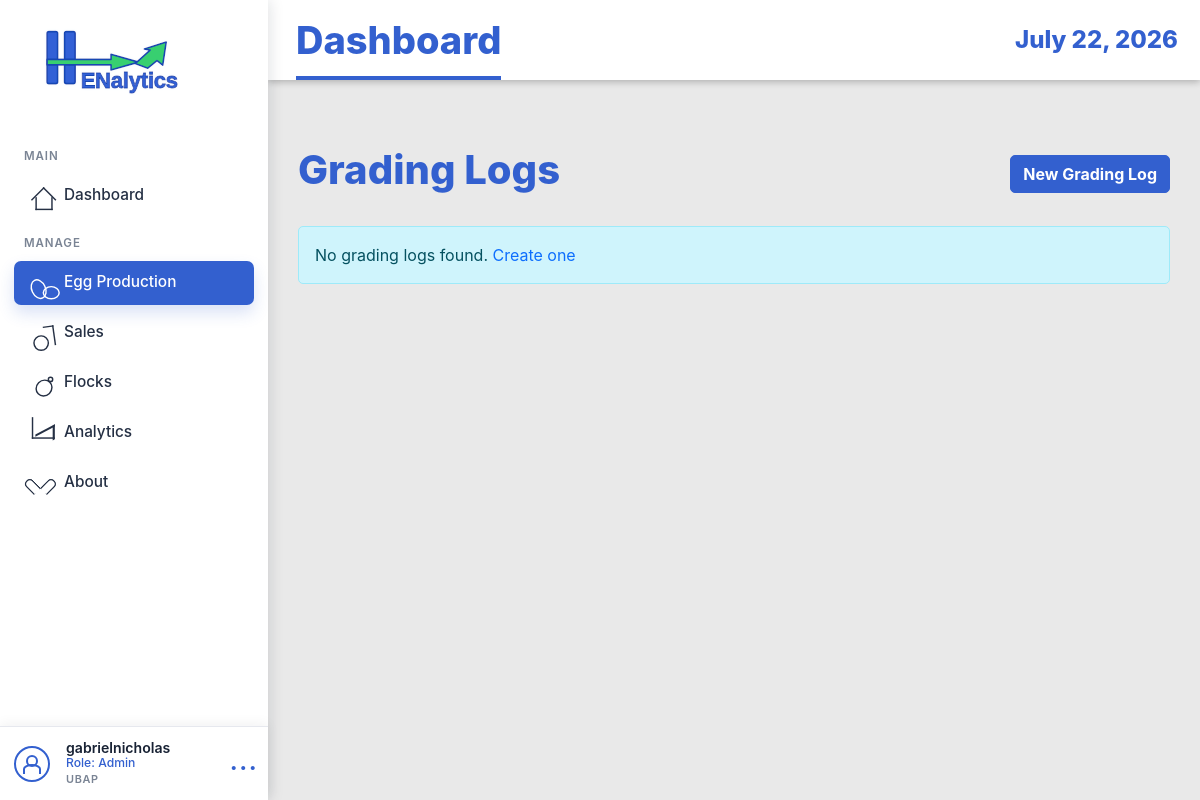
The app's page /grading-logs/ (signed in), older data.
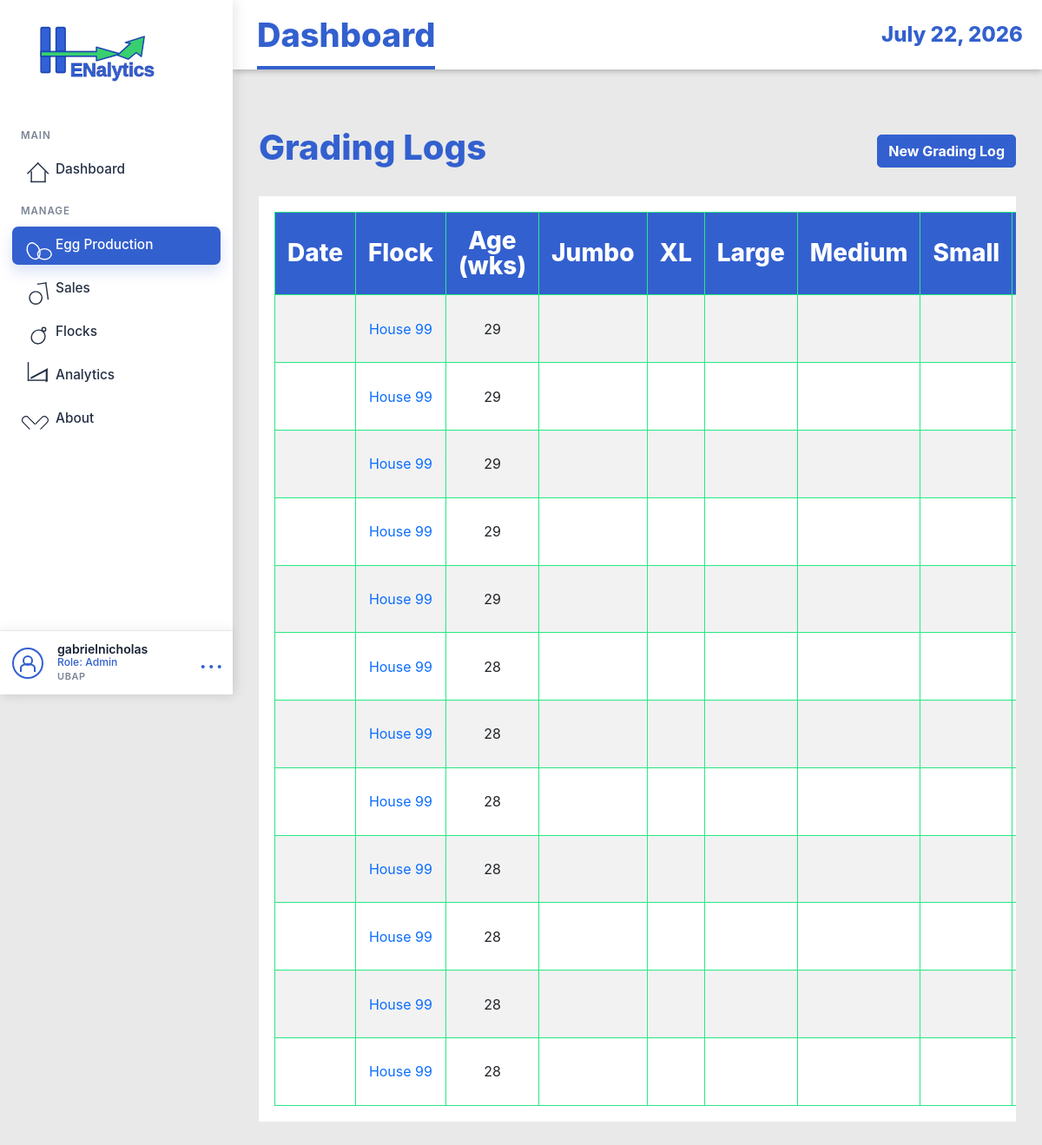
The same page, newer data.
### EggProduction/models.py (models this page shows, shortened)
class GradingLog(models.Model):
    flock = models.ForeignKey(Flock, on_delete=models.CASCADE, related_name='grading_logs')
    log_date = models.DateField()
    age_weeks = models.IntegerField(validators=[MinValueValidator(0)])
    eggs_total = models.IntegerField(validators=[MinValueValidator(0)])
    eggs_aa = models.IntegerField(validators=[MinValueValidator(0)], default=0)
    eggs_a = models.IntegerField(validators=[MinValueValidator(0)], default=0)
    eggs_b = models.IntegerField(validators=[MinValueValidator(0)], default=0)
    eggs_small = models.IntegerField(validators=[MinValueValidator(0)], default=0)
    eggs_broken = models.IntegerField(validators=[MinValueValidator(0)], default=0)
    eggs_decode = models.IntegerField(validators=[MinValueValidator(0)], default=0)
    eggs_source = models.CharField(max_length=100, blank=True, null=True)
    created_at = models.DateTimeField(auto_now_add=True)
    updated_at = models.DateTimeField(auto_now=True)
    class Meta:
        ordering = ['-log_date']
        unique_together = ('flock', 'log_date')

class Flock(models.Model):
    STATUS_CHOICES = (
        ('active', 'Active'),
        ('inactive', 'Inactive'),
        ('culled', 'Culled'),
    )
    house_no = models.IntegerField()
    breed_strain = models.CharField(max_length=100)
    date_started = models.DateField()
    initial_hen_count = models.IntegerField(validators=[MinValueValidator(1)])
    status = models.CharField(max_length=20, choices=STATUS_CHOICES, default='active')
    notes = models.TextField(blank=True, null=True)
    created_at = models.DateTimeField(auto_now_add=True)
    updated_at = models.DateTimeField(auto_now=True)
    class Meta:
        ordering = ['-date_started']
        unique_together = ['house_no', 'date_started']

### EggProduction/views.py (the view)
# urls.py: path('grading-logs/', views.GradingLogListView.as_view(), name='grading-log-list'),
class GradingLogListView(StaffAccessMixin, ListView):
    model = GradingLog
    template_name = 'egg_production/grading_log_list.html'
    context_object_name = 'grading_logs'
    paginate_by = 15
    ordering = ['-log_date']
    def get_queryset(self):
        qs = super().get_queryset().select_related('flock')
        flock_id = self.request.GET.get('flock_id')
        if flock_id:
            qs = qs.filter(flock_id=flock_id)
        return qs

### EggProduction/views.py (called while the page is built)
    def test_func(self):
        user = self.request.user
        try:
            profile = UserProfile.objects.get(user=user)
            return profile.role in ['staff', 'admin', 'manager']
        except UserProfile.DoesNotExist:
            return user.is_staff or user.is_superuser

### EggProduction/templates/egg_production/grading_log_list.html (shortened to what this page needs)
{% extends 'base.html' %}
{% load static %}
{% block content %}
<div class="container mt-4">
    <div class="d-flex justify-content-between align-items-center mb-4">
        <h1>Grading Logs</h1>
        {% if perms.eggproduction.add_gradinglog or user.is_staff %}
        <a href="{% url 'eggproduction:grading-log-create' %}" class="btn btn-primary">New Grading Log</a>
        {% endif %}
    </div>
    {% if grading_logs %}
    <div class="table-responsive">
        <table class="table table-striped table-hover">
            <thead class="table-dark">
                <tr>
                    <th>Date</th>
                    <th>Flock</th>
                    <th>Age (wks)</th>
                    <th>Jumbo</th>
                    <th>XL</th>
                    <th>Large</th>
                    <th>Medium</th>
                    <th>Small</th>
                    <th>Pullets</th>
                </tr>
            </thead>
            <tbody>
                {% for log in grading_logs %}
                <tr>
                    <td>{{ log.grading_date|date:"Y-m-d" }}</td>
                    <td><a href="{% url 'eggproduction:flock-detail' log.flock.pk %}">House {{ log.flock.house_no }}</a>
                    </td>
                    <td>{{ log.age_weeks }}</td>
                    <td>{{ log.grade_jumbo }}</td>
                    <td>{{ log.grade_extra_large }}</td>
                    <td>{{ log.grade_large }}</td>
                    <td>{{ log.grade_medium }}</td>
                    <td>{{ log.grade_small }}</td>
                    <td>{{ log.grade_pullets }}</td>
                </tr>
                {% endfor %}
            </tbody>
        </table>
    </div>
    {% else %}
    <div class="alert alert-info">No grading logs found. <a href="{% url 'eggproduction:grading-log-create' %}">Create
            one</a></div>
    {% endif %}
</div>
{% endblock %}

### EggProduction/templates/base.html (shortened to what the changed rows need)
{% load static %}
<!DOCTYPE html>
<html lang="en">
<head>
    <link href="https://cdn.jsdelivr.net/npm/bootstrap@5.3.0/dist/css/bootstrap.min.css" rel="stylesheet">
    <link rel="stylesheet" href="https://cdn.datatables.net/1.13.8/css/jquery.dataTables.min.css">
    <link rel="stylesheet" href="https://cdn.datatables.net/buttons/2.4.2/css/buttons.dataTables.min.css">
    <link rel="stylesheet" href="{% static 'EggProduction/css/style.css' %}">
</head>
<body class="{% if request.user.is_authenticated %}app-body{% else %}auth-body{% endif %}">
    {% if request.user.is_authenticated %}
    <div class="app-shell">
        <aside class="app-sidebar">
            <a href="{% url 'eggproduction:dashboard' %}" class="brand-lockup">
                <img src="{% static 'EggProduction/img/logo.svg' %}" alt="Henalytics">
            </a>
            <nav class="side-nav" aria-label="Main navigation">
                <div class="nav-section-label">MAIN</div>
                <a href="{% url 'eggproduction:dashboard' %}"
                    class="side-link {% if request.resolver_match.url_name == 'dashboard' %}active{% endif %}">
                    <span class="side-icon icon-home"></span>
                    <span>Dashboard</span>
                </a>
                <div class="nav-section-label">MANAGE</div>
                <a href="{% url 'eggproduction:production-log-list' %}"
                    class="side-link {% if 'production-log' in request.resolver_match.url_name or 'grading-log' in request.resolver_match.url_name %}active{% endif %}">
                    <span class="side-icon icon-eggs"></span>
                    <span>Egg Production</span>
                </a>
                <a href="{% url 'eggproduction:sales-transaction-list' %}"
                    class="side-link {% if 'sales-transaction' in request.resolver_match.url_name or 'sales-item' in request.resolver_match.url_name %}active{% endif %}">
                    <span class="side-icon icon-sales"></span>
                    <span>Sales</span>
                </a>
                <a href="{% url 'eggproduction:flock-list' %}"
                    class="side-link {% if 'flock' in request.resolver_match.url_name %}active{% endif %}">
                    <span class="side-icon icon-flock"></span>
                    <span>Flocks</span>
                </a>
                <a href="{% url 'eggproduction:harvest-forecast-list' %}"
                    class="side-link {% if 'forecast' in request.resolver_match.url_name or 'model-version' in request.resolver_match.url_name %}active{% endif %}">
                    <span class="side-icon icon-chart"></span>
                    <span>Analytics</span>
                </a>
                <a href="{% url 'index' %}"
                    class="side-link {% if request.resolver_match.url_name == 'index' %}active{% endif %}">
                    <span class="side-icon icon-heart"></span>
                    <span>About</span>
                </a>
            </nav>
            <div class="sidebar-account">
                <div class="account-avatar"></div>
                <div class="account-copy">
                    <div class="account-name">{{ request.user.get_full_name|default:request.user.username }}</div>
                    <div class="account-role">
                        Role:
                        {% if request.user.is_superuser %}
                        Admin
                        {% elif request.user.userprofile.display_role %}
                        {{ request.user.userprofile.display_role }}
                        {% else %}
                        Staff
                        {% endif %}
                    </div>
                    <div class="account-meta">UBAP</div>
                </div>
                <form method="post" action="{% url 'logout' %}" class="account-menu">
                    <button type="submit" aria-label="Logout">...</button>
                </form>
            </div>
        </aside>
        <section class="app-panel">
            <header class="app-topbar">
                <h1>{% block page_title %}Dashboard{% endblock %}</h1>
                <time>{% now "F j, Y" %}</time>
            </header>
            <main class="app-content">
                {% else %}
                <main>
                    {% endif %}
                    {% block content %}{% endblock %}
                    {% if request.user.is_authenticated %}
                </main>
        </section>
    </div>
    {% else %}
    </main>
    {% endif %}
</body>
</html>

Row changes from the older to the newer data that the page shows:
added GradingLog: flock.house_no "99", age_weeks "29"
added GradingLog: flock.house_no "99", age_weeks "29"
added GradingLog: flock.house_no "99", age_weeks "29"
added GradingLog: flock.house_no "99", age_weeks "29"
added GradingLog: flock.house_no "99", age_weeks "29"
added GradingLog: flock.house_no "99", age_weeks "28"
added GradingLog: flock.house_no "99", age_weeks "28"
added GradingLog: flock.house_no "99", age_weeks "28"
added GradingLog: flock.house_no "99", age_weeks "28"
added GradingLog: flock.house_no "99", age_weeks "28"
added GradingLog: flock.house_no "99", age_weeks "28"
added GradingLog: flock.house_no "99", age_weeks "28"
Text that changed along with them:
text no longer shown: "No grading logs found. Create one"
text now shown: "Date Flock Age (wks) Jumbo XL Large Medium Small"
